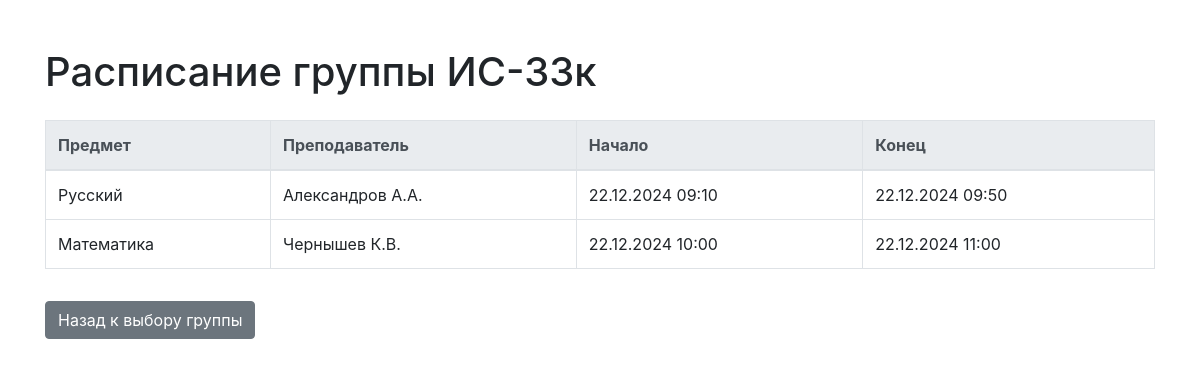
The app's page /group_schedule/1/ with its own data.
### schedules/models.py (models this page shows, shortened)
class Group(models.Model):
    name = models.CharField(max_length=100)

class Schedule(models.Model):
    subject = models.CharField(max_length=100)
    teacher = models.ForeignKey('Teacher', on_delete=models.CASCADE)
    group = models.ForeignKey('Group', on_delete=models.CASCADE)
    room = models.ForeignKey(Room, on_delete=models.CASCADE, blank=True, null=True)
    start_time = models.DateTimeField()
    end_time = models.DateTimeField()
    description = models.TextField(blank=True, null=True)

class Teacher(models.Model):
    name = models.CharField(max_length=100)  # Оставляем только имя

### schedules/views.py (the view)
# urls.py: path('group_schedule/<int:group_id>/', views.group_schedule, name='group_schedule'),  # Расписание группы
def group_schedule(request, group_id):
    group = get_object_or_404(Group, pk=group_id)
    schedules = Schedule.objects.filter(group=group).order_by('start_time')
    return render(request, 'schedules/group_schedule.html', {'schedules': schedules, 'group': group})

### schedules/templates/schedules/group_schedule.html (shortened to what this page needs)
<!DOCTYPE html>
<html lang="ru">
<head>
    <link href="https://maxcdn.bootstrapcdn.com/bootstrap/4.5.2/css/bootstrap.min.css" rel="stylesheet">
</head>
<body>
    <div class="container mt-5">
        <h1 class="mb-4">Расписание группы {{ group.name }}</h1>
        <table class="table table-bordered">
            <thead class="thead-light">
                <tr>
                    <th>Предмет</th>
                    <th>Преподаватель</th>
                    <th>Начало</th>
                    <th>Конец</th>
                </tr>
            </thead>
            <tbody>
                {% for schedule in schedules %}
                <tr>
                    <td>{{ schedule.subject }}</td>
                    <td>{{ schedule.teacher.name }}</td>
                    <td>{{ schedule.start_time|date:"d.m.Y H:i" }}</td>
                    <td>{{ schedule.end_time|date:"d.m.Y H:i" }}</td>
                </tr>
                {% endfor %}
            </tbody>
        </table>
        <a href="{% url 'select_group' %}" class="btn btn-secondary mt-3">Назад к выбору группы</a>
    </div>
</body>
</html>

### records on screen
Group: name "ИС-33к"
Schedule: subject "Русский", teacher.name "Александров А.А.", start_time "22.12.2024 09:10", end_time "22.12.2024 09:50"
Schedule: subject "Математика", teacher.name "Чернышев К.В.", start_time "22.12.2024 10:00", end_time "22.12.2024 11:00"
